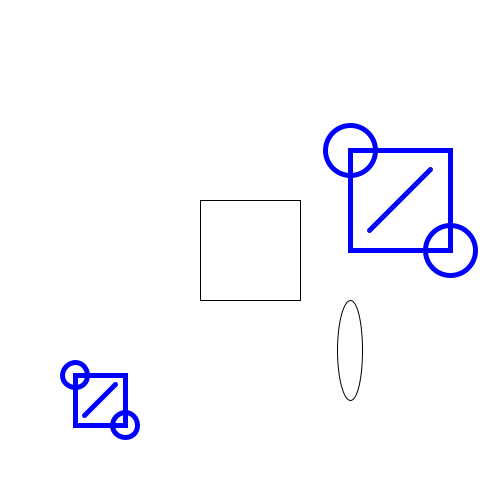
Frame 1 (no input)
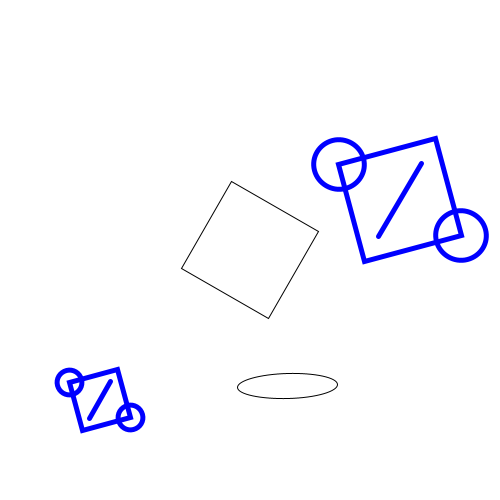
Frame 60 (the mouse pressed at the canvas centre just before this capture)
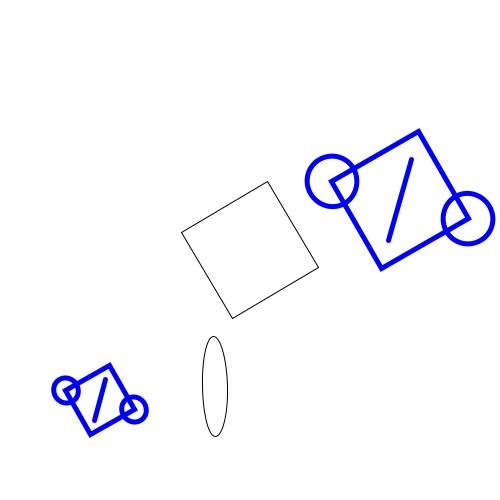
Frame 120 (the mouse held since frame 60 and released just before this capture)

The Processing sketch that drew these frames (run headless with seeded random() and noise(); from frame 60 on, the mouse is pressed at the canvas centre):

// Processing sketch: Push_and_Pop_Matrix
// ── Push_and_Pop_Matrix.pde
// matrix functions
// point of origin (0, 0)
// rotation
// pushMatrix();
// translate();
// rotate();
// popMatrix();

float r1 = 0;
float r2 = 0;
float r3 = 0;

int num = 100;

void setup() {
  size(500, 500);
  // rotate() --> rotate the coordinate plane
  // around the origin point
  
  // translate() --> changing the origin point
  //num = num + 0.4;
}

void draw() {
  background(255);
  pushMatrix();
  translate(250, 250);
  rotate(radians(r1));
  rectMode(CENTER);
  strokeWeight(1);
  stroke(0);
  fill(255);
  rect(0, 0, 100, 100);
  pushMatrix();
  translate(100, 100);
  rotate(radians(r3));
  ellipse(0, 0, 25, 100);
  popMatrix();
  popMatrix();
  
  blueSquare(100, 400, 50);
  blueSquare(400, 200, 100);
  
  r1 = r1 + 0.5;
  r2 = r2 - 0.25;
  r3 = r3 + 1;
}

void blueSquare(float translateX, float translateY, float size) {
  float x = 0;
  float y = 0;
  float halfSize = size / 2.0;
  pushMatrix();
  translate(translateX, translateY);
  rotate(radians(r2));
  stroke(0, 0, 255);
  strokeWeight(5);
  noFill();
  rect(x, y, size, size);
  ellipse(x + halfSize, y + halfSize, halfSize, halfSize);
  ellipse(x - halfSize, y - halfSize, halfSize, halfSize);
  line(x + (size * 0.3), y - (size * 0.3), x - (size * 0.3), y + (size * 0.3));
  popMatrix();
}
